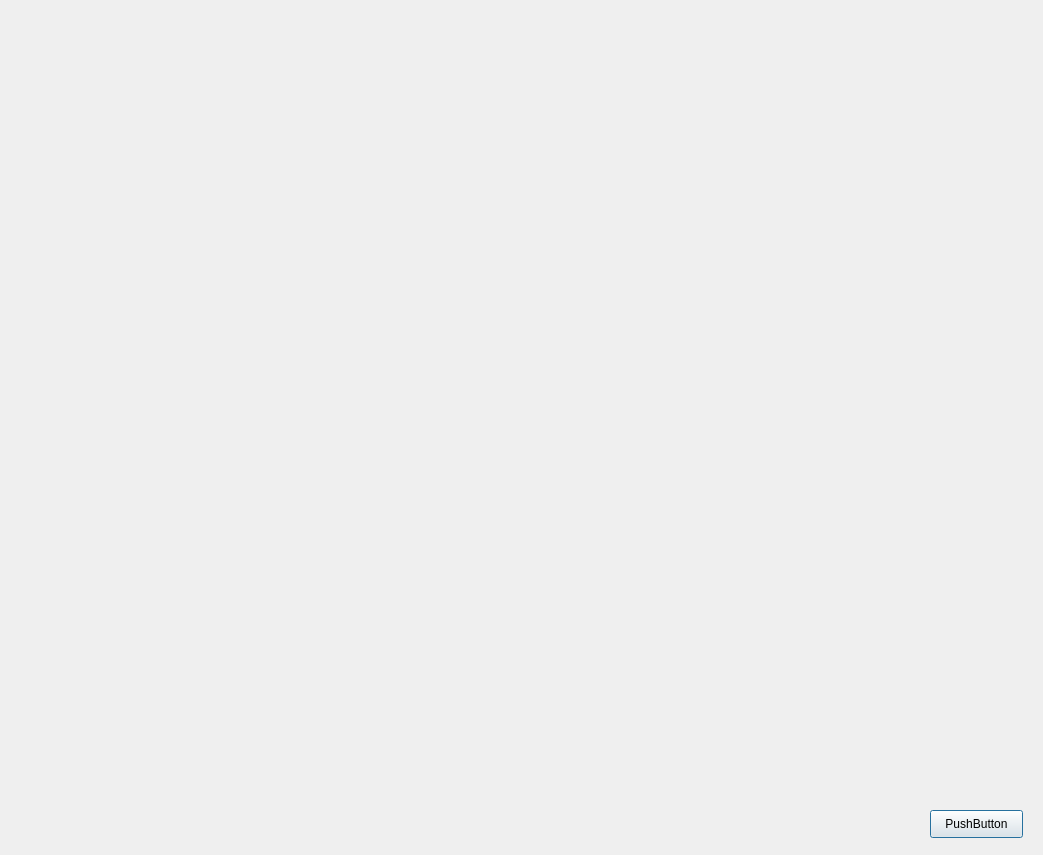
<?xml version="1.0" encoding="UTF-8"?>
<ui version="4.0">
 <class>addPointWindow</class>
 <widget class="QDialog" name="addPointWindow">
  <property name="geometry">
   <rect>
    <x>0</x>
    <y>0</y>
    <width>1043</width>
    <height>855</height>
   </rect>
  </property>
  <property name="windowTitle">
   <string>Dialog</string>
  </property>
  <widget class="QLabel" name="label">
   <property name="geometry">
    <rect>
     <x>10</x>
     <y>20</y>
     <width>1001</width>
     <height>781</height>
    </rect>
   </property>
   <property name="text">
    <string/>
   </property>
  </widget>
  <widget class="QPushButton" name="pushButton">
   <property name="geometry">
    <rect>
     <x>930</x>
     <y>810</y>
     <width>93</width>
     <height>28</height>
    </rect>
   </property>
   <property name="text">
    <string>PushButton</string>
   </property>
  </widget>
 </widget>
 <resources>
  <include location="../addPoint.qrc"/>
 </resources>
 <connections>
  <connection>
   <sender>pushButton</sender>
   <signal>clicked()</signal>
   <receiver>addPointWindow</receiver>
   <slot>click_ap_b()</slot>
   <hints>
    <hint type="sourcelabel">
     <x>560</x>
     <y>501</y>
    </hint>
    <hint type="destinationlabel">
     <x>653</x>
     <y>502</y>
    </hint>
   </hints>
  </connection>
 </connections>
 <slots>
  <slot>click_ap_b()</slot>
 </slots>
</ui>
